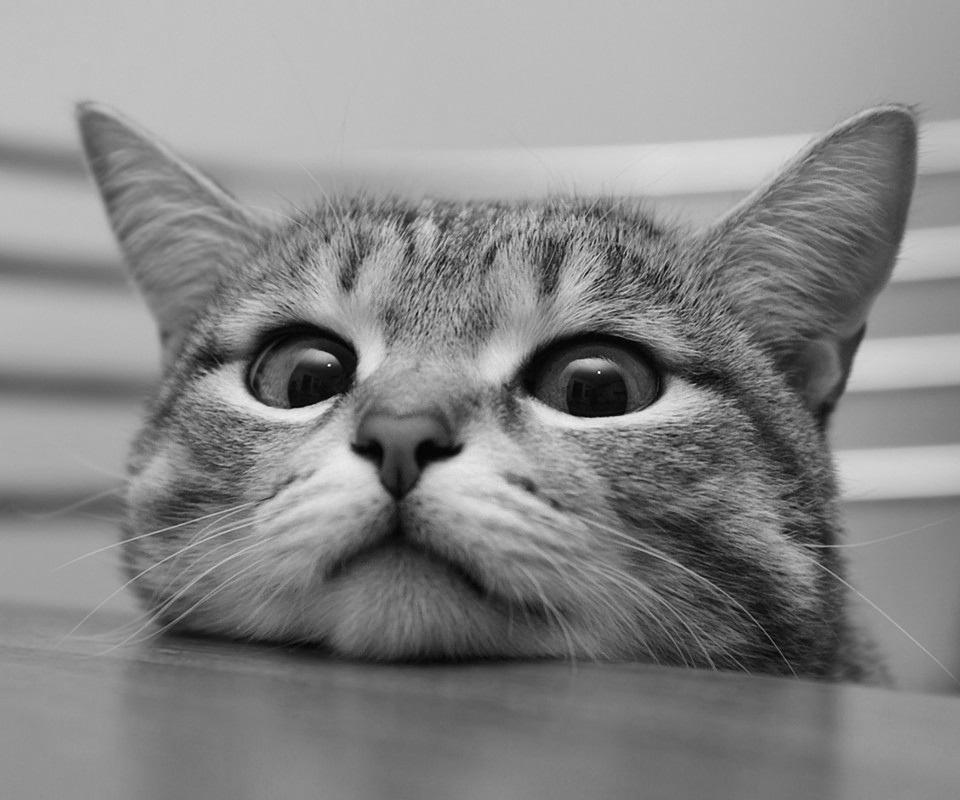
#> input picture test.jpg, 960 x 800 px
$ python main.py
#> lines starting #> are read from the running program, lines starting #| are printed output that depends on the picture
import numpy as np
import matplotlib.pyplot as plt
from PIL import Image
import os

print("=== SVD 降阶演示程序启动 ===")

# --- 1. 读取图片 ---
image_path = 'test.jpg'

# 检查图片在不在
if not os.path.exists(image_path):
    print(f"❌ 错误：在当前文件夹没找到 {image_path}")
    print("👉 请检查：1. 图片是否放在代码旁边？ 2. 图片名字是不是写对了？")
    input("按回车键退出...")
    exit()

print(f"✅ 找到图片：{image_path}，正在读取...")

try:
    # 打开图片并转为灰度 (L模式)，因为SVD处理的是二维矩阵
    img = Image.open(image_path).convert('L')
#> img is the input picture: PIL image 960x800 L; min 0, max 255, mean 135.2
    img_mat = np.array(img)
    print(f"✅ 图片转换成功，矩阵大小：{img_mat.shape}")
#| ✅ 图片转换成功，矩阵大小：(800, 960)
except Exception as e:
    print(f"❌ 图片读取失败：{e}")
    exit()

# --- 2. SVD 分解 (核心步骤) ---
print("⚡ 正在执行 SVD 分解 (这一步相当于拆解数据)...")
# U=空间特征, s=能量大小, Vt=时间特征
U, s, Vt = np.linalg.svd(img_mat, full_matrices=False)
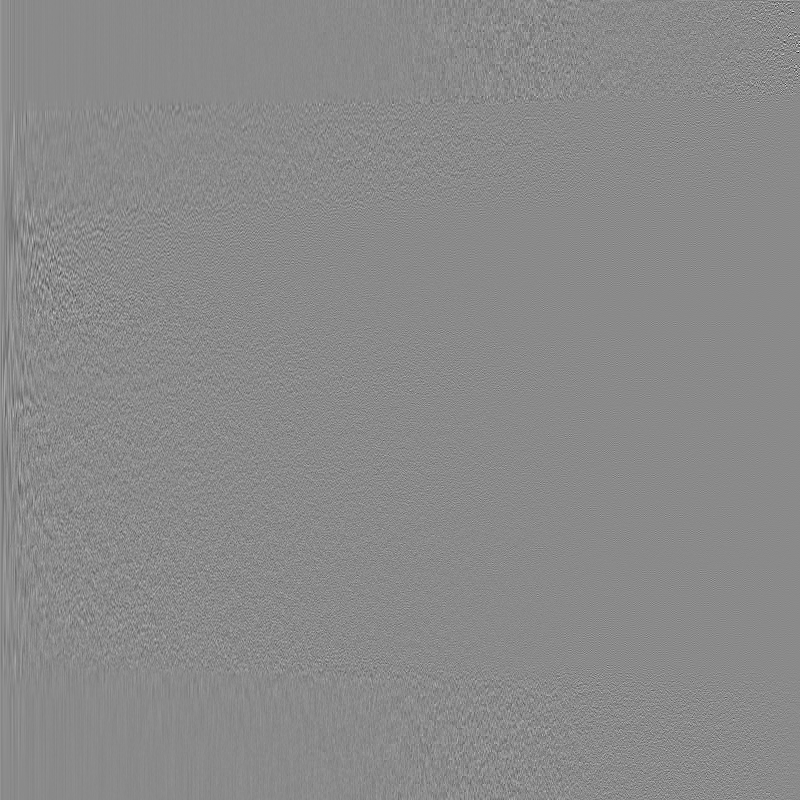
#> U: shape (800, 800) float64; min -0.512, max 0.432, mean 3.66e-05; drawn with min black and max white
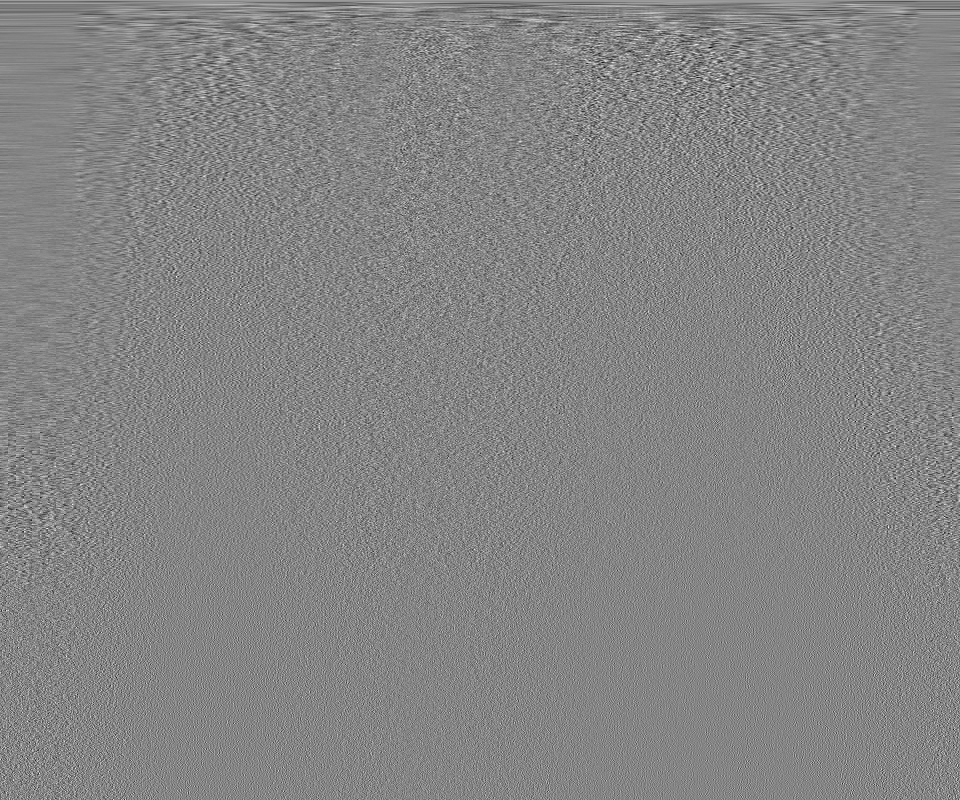
#> Vt: shape (800, 960) float64; min -0.205, max 0.188, mean 4.56e-05; drawn with min black and max white
#> s = 800 values, max 121444.2 at index 0, min 0.542 at index 799, mean 458.2

# --- 3. 降阶重构 (模拟 POD) ---
# 我们只保留前 10% 的特征，看看能不能还原
keep_ratio = 0.1
k = int(len(s) * keep_ratio)
#> k = 80
print(f"📉 正在降阶：只保留前 {k} 个模态 (Top 10%)...")
#> (printed output is left out)

# 重构公式：只用前k个特征乘回去
reconstructed = U[:, :k] @ np.diag(s[:k]) @ Vt[:k, :]

# --- 4. 保存结果图 ---
print("🎨 正在绘制对比图...")
plt.figure(figsize=(12, 6))

# 左边放原图
plt.subplot(1, 2, 1)
plt.imshow(img_mat, cmap='gray')
plt.title("Original Image (Ground Truth)")
plt.axis('off')

# 右边放降阶后的图
plt.subplot(1, 2, 2)
plt.imshow(reconstructed, cmap='gray')
plt.title(f"POD Reconstructed (Top {k} Modes)\nEnergy Preserved: {np.sum(s[:k]**2)/np.sum(s**2):.2%}")
plt.axis('off')

# 保存文件到当前目录
save_name = 'svd_result.png'
plt.savefig(save_name)
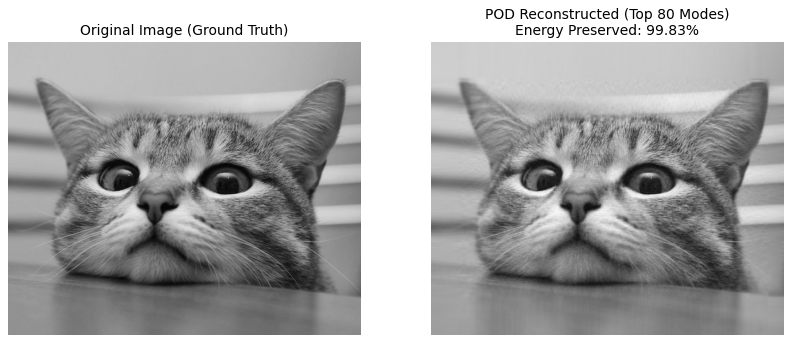
#> figure drawn by matplotlib, 2 panels
print(f"🎉 成功！结果图已保存为：{save_name}")
print("👉 快去文件夹里看看这张图吧！")

# 尝试弹窗显示
plt.show()
